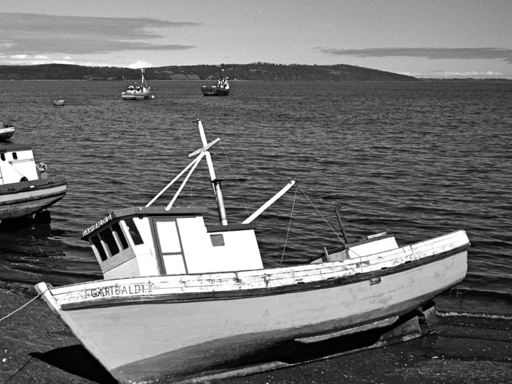
%> input picture clases/Cap03_Mejoramiento_Espacio/matlab/barco.png (cropped and resized to the size of MATLAB's example picture), 512 x 384 px, given in place of peppers.png, which was not available
$ octave IMG02_ColorDisplay.m   (GNU Octave 9; MATLAB toolbox functions it lacks are replaced by stand-ins)
%> lines starting %> are read from the running program, lines starting %| are printed output that depends on the picture; pictures that were not available may be replaced by others from this repository, and a replacement may not be noted
% Ejemplo de despliegue de imagenes a color
%
% Objetivo: mostrar los conceptos de canales RGB y paletas de color.
%
% D.Mery
% PUC-DCC, Agosto-2008

close all
disp('Despliegue de una imagen a color, histograma y sus canales RGB');

I = imread('peppers.png');
%> I is the input picture: size 384x512x3 uint8; min 0, max 255, mean 113.5

[r,i] = imhist(I(:,:,1));
%> r = 256 values, max 5638 at index 256, min 29 at index 1, mean 768; i = 256 values from 0 to 255
[g,i] = imhist(I(:,:,2));
%> g has the same summary as r
[b,i] = imhist(I(:,:,3));
%> b has the same summary as r

figure(1)
imshow(I)
title('imagen a color')

figure(2)
plot(i,r,'r',i,g,'g',i,b,'b')
title('histogramas rgb')
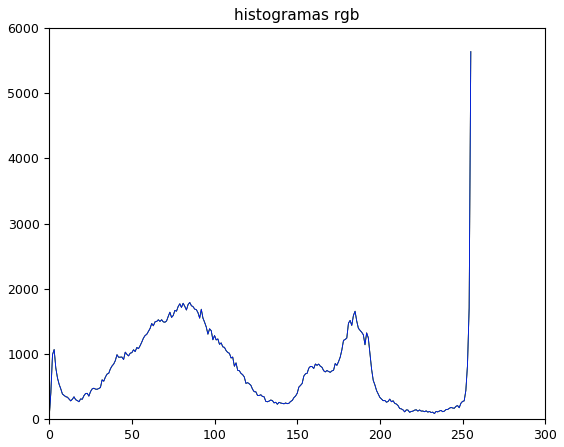
%> figure redrawn from the program's plot data; curve peaks at x = 255, y = 5638
z = zeros(256,1);
m = (1:256)'/256;

r_map = [m z z];
g_map = [z m z];
b_map = [z z m];

R = I(:,:,1);
G = I(:,:,2);
B = I(:,:,3);

figure(3)
imshow(R,r_map);title('red');
%> after `imshow(R,r_map)`:
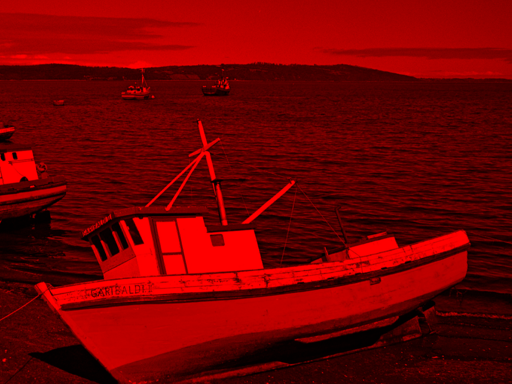
%> displayed picture: size 384x512x3, on the screen's scale of 0 to 255; mean R, G, B 114.1, 0, 0
figure(4)
imshow(G,g_map);title('green');
%> after `imshow(G,g_map)`:
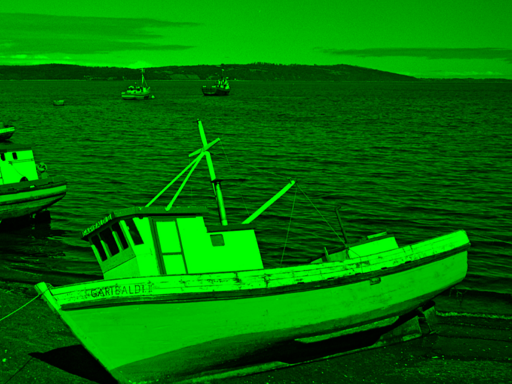
%> displayed picture: size 384x512x3, on the screen's scale of 0 to 255; mean R, G, B 0, 114.1, 0
figure(5)
imshow(B,b_map);title('blue');
%> after `imshow(B,b_map)`:
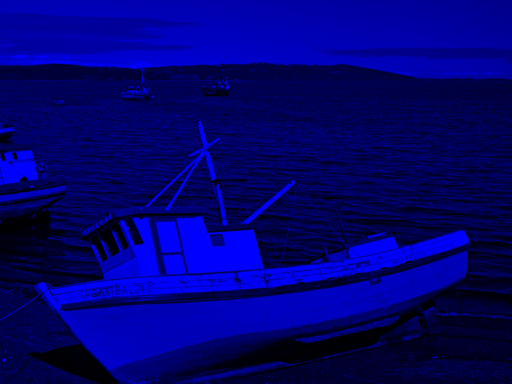
%> displayed picture: size 384x512x3, on the screen's scale of 0 to 255; mean R, G, B 0, 0, 114.1

disp('presione enter para continuar...');
pause
disp('otra forma de desplegar los canales...')
J = I;
J(:,:,1) = 0; % se anula canal rojo
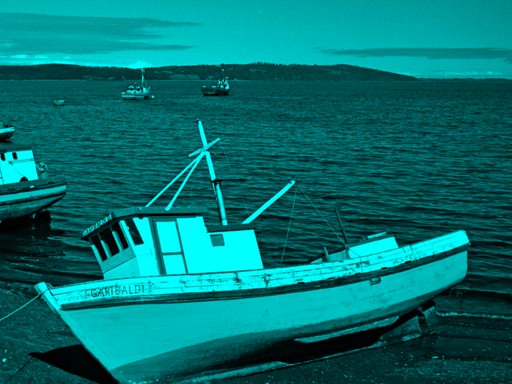
%> J: size 384x512x3 uint8; mean R, G, B 0, 113.5, 113.5
J(:,:,2) = 0; % se anula canal verde
close all
imshow(J)
title('componente azul');
disp('presione enter para continuar...');
pause

c = zeros(8,3);
c(1,:) = [1 0 0];       % rojo
c(2,:) = [0 1 0];       % verde
c(3,:) = [0 0 1];       % azul
c(4,:) = [1 1 0]/2;     % amarillo
c(5,:) = [1 0 1]/2;     % magenta
c(6,:) = [0 1 1]/2;     % cyan
c(7,:) = [1 0.5 0]/1.5; % naranjo
c(8,:) = [0.5 0 1]/1.5; % morado
k=1;
X = (1:256)'*ones(1,256);

while(k>0)

    disp('1: rojo')
    disp('2: verde')
    disp('3: azul')
    disp('4: amarillo')
    disp('5: magenta')
    disp('6: cyan')
    disp('7: naranjo')
    disp('8: morado')
    disp('0: fin')
    disp(' ')
%> (the run ends here)

$ run again, on clases/Cap03_Mejoramiento_Espacio/matlab/chicago.png (cropped and resized to the size of MATLAB's example picture)
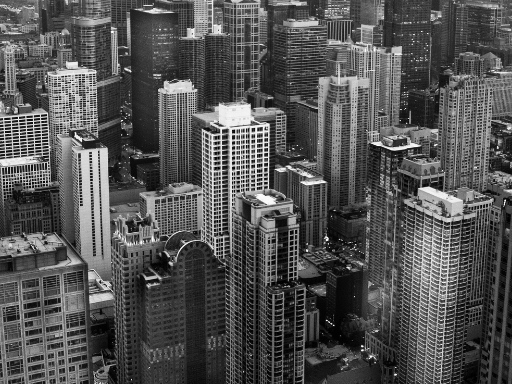
%> input picture clases/Cap03_Mejoramiento_Espacio/matlab/chicago.png (cropped and resized to the size of MATLAB's example picture), 512 x 384 px, given in place of peppers.png, which was not available
%> I is the input picture: size 384x512x3 uint8; min 0, max 254, mean 83.2
%> r = 256 values, max 2089 at index 49, min 0 at index 256, mean 768; i = 256 values from 0 to 255
%> g has the same summary as r
%> b has the same summary as r
%> `J(:,:,1) = 0;`:
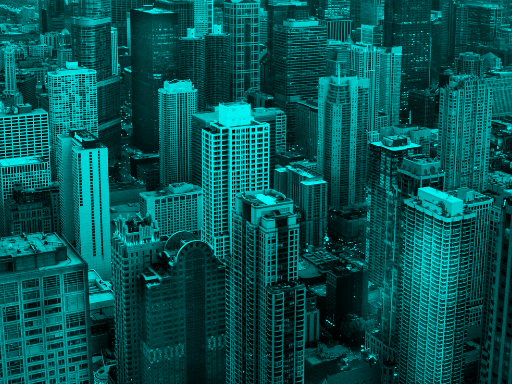
%> J: size 384x512x3 uint8; mean R, G, B 0, 83.2, 83.2
